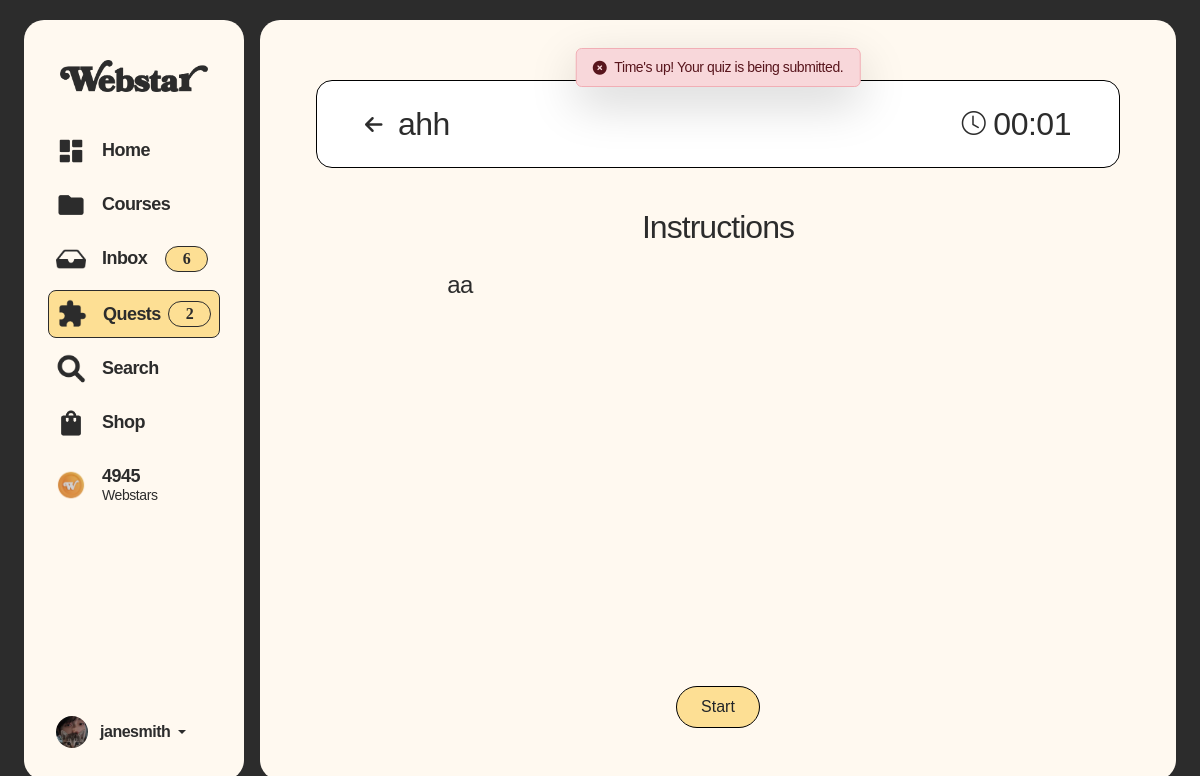
/test.php?testID=2 (signed in), run on the app's committed database.
### tables this page shows
CREATE TABLE `users` (
  `userID` int(11) NOT NULL,
  `password` varchar(1024) NOT NULL,
  `email` varchar(50) NOT NULL,
  `role` varchar(12) NOT NULL DEFAULT 'student',
  `userName` varchar(50) NOT NULL,
  `status` varchar(15) DEFAULT 'Active'
);

CREATE TABLE `profile` (
  `profileID` int(11) NOT NULL,
  `userID` int(11) NOT NULL,
  `bio` varchar(255) NOT NULL DEFAULT 'Welcome to my Webstar profile!',
  `webstars` int(11) DEFAULT 0,
  `emblemID` int(11) NOT NULL DEFAULT 1,
  `coverImageID` int(11) NOT NULL DEFAULT 1,
  `colorThemeID` int(11) NOT NULL DEFAULT 1,
  `starCard` int(11) DEFAULT NULL
);

CREATE TABLE `userinfo` (
  `userInfoID` int(11) NOT NULL,
  `userID` int(11) NOT NULL,
  `profilePicture` varchar(100) NOT NULL DEFAULT 'defaultProfile.png',
  `firstName` varchar(50) NOT NULL,
  `middleName` varchar(50) DEFAULT NULL,
  `lastName` varchar(50) NOT NULL,
  `studentID` varchar(50) DEFAULT NULL,
  `programID` varchar(50) DEFAULT '1',
  `gender` varchar(50) DEFAULT 'Other',
  `yearLevel` varchar(20) DEFAULT '1',
  `yearSection` int(11) DEFAULT 1,
  `schoolEmail` varchar(50) DEFAULT NULL,
  `facebookLink` text DEFAULT NULL,
  `linkedInLink` text DEFAULT NULL,
  `githubLink` text DEFAULT NULL,
  `createdAt` datetime NOT NULL,
  `isNewUser` int(1) NOT NULL DEFAULT 1
);

CREATE TABLE `tests` (
  `testID` int(5) NOT NULL,
  `assessmentID` int(5) NOT NULL,
  `generalGuidance` varchar(500) NOT NULL,
  `testTimelimit` int(5) DEFAULT NULL
);

CREATE TABLE `assessments` (
  `assessmentID` int(11) NOT NULL,
  `courseID` int(11) NOT NULL,
  `assessmentTitle` varchar(100) NOT NULL,
  `type` enum('Task','Test') DEFAULT 'Task',
  `deadline` datetime NOT NULL,
  `deadlineEnabled` tinyint(1) NOT NULL DEFAULT 0,
  `createdAt` datetime DEFAULT current_timestamp(),
  `isArchived` tinyint(1) NOT NULL DEFAULT 0
);

### test.php (the view, shortened to what the rows shown need)
<?php
include('shared/assets/database/connect.php');
$testID = $_GET['testID'];
$selectTestQuery = "SELECT assessmentTitle, generalGuidance FROM tests
                    INNER JOIN assessments
                        ON tests.assessmentID = assessments.assessmentID
                    WHERE testID = $testID";
$selectTestResult = executeQuery($selectTestQuery);
?>
<!doctype html>
<html lang="en">
<head>
    <link href="https://cdn.jsdelivr.net/npm/bootstrap@5.3.6/dist/css/bootstrap.min.css" rel="stylesheet"
>
    <link rel="stylesheet" href="https://cdn.jsdelivr.net/npm/bootstrap-icons@1.13.1/font/bootstrap-icons.min.css">
    <link rel="stylesheet" href="shared/assets/css/global-styles.css">
    <link rel="stylesheet" href="shared/assets/css/sidebar-and-container-styles.css">
    <link rel="stylesheet" href="shared/assets/css/index.css">
    <link href="https://cdnjs.cloudflare.com/ajax/libs/font-awesome/6.5.0/css/all.min.css" rel="stylesheet">
</head>
<body oncopy="return false" onpaste="return false" oncut="return false" oncontextmenu="return false" onselectstart="return false">
    <div class="container-fluid min-vh-100 d-flex justify-content-center align-items-center p-0 p-md-3"
        style="background-color: var(--black);">
        <div class="row w-100 m-0">
            <?php include 'shared/components/sidebar-for-desktop.php'; ?>
            <div class="col-12 col-md main-container m-0 p-0 mx-0 mx-md-2 p-md-4 overflow-auto">
                <div class="card border-0 px-3 pt-3 m-0 h-100 w-100 rounded-0 shadow-none"
                    style="background-color: transparent;">
                    <div class="container-fluid py-1 overflow-y-auto d-flex flex-column h-100 row-padding-top">
                        <div class="row flex-grow-1">
                            <div class="col-12 d-flex flex-column h-100">
                                <div class="row bg-white border border-black rounded-4 my-3 text-sbold mx-0 mx-md-1">
                                    <div class="quiz-nav col-12 d-flex flex-column flex-md-row align-items-center justify-content-between my-2 px-3 px-md-5 py-2 py-md-3">
                                        <div class="d-flex flex-row align-items-center mb-0">
                                            <a href="exam-info.php?testID=<?php echo $testID; ?>" class="text-decoration-none"><i class="d-none d-md-block announcement-arrow fa-lg fa-solid fa-arrow-left text-reg text-12 me-3"
                                                    style="color: var(--black);"></i></a>
                                            <?php
                                            if (mysqli_num_rows($selectTestResult) > 0) {
                                                mysqli_data_seek($selectTestResult, 0);
                                                while ($guideLines = mysqli_fetch_assoc($selectTestResult)) {
                                            ?>
                                                    <div class="text-center text-md-auto h2 m-0">
                                                        <?php echo $guideLines['assessmentTitle']; ?>
                                                    </div>
                                        </div>
                                        <div class="h2 mt-3 mt-md-0 mb-0 text-center text-md-end" id="timer">
                                        </div>
                                    </div>
                                </div>
                                <div class="row flex-grow-1">
                                    <div class="col-12 d-flex flex-column flex-grow-1">
                                        <div class="question-container">
                                            <div class="h2 text-reg text-center mt-4 fs-sm-6" id="question-number">
                                                <div class="text-sbold">
                                                    Instructions
                                                </div>
                                            </div>
                                            <div class="h2 text-sbold text-center mt-4 fs-sm-6" id="question-container">
                                                <div class="col-12 col-md-8 h4 text-reg mx-auto mt-4 px-3 px-md-0 text-center text-md-start fs-sm-6">
                                                    <?php echo $guideLines['generalGuidance']; ?>
                                            <?php
                                                }
                                            }
                                            ?>
                                                </div>
                                            </div>
                                        </div>
                                    </div>
                                </div>
                            </div>
                        </div>
                    </div>
                </div>
            </div>
        </div>
    </div>
</body>
</html>

### shared/components/sidebar-for-desktop.php (shortened to what the rows shown need)
<?php
include_once 'shared/assets/database/connect.php';
$userID = $_SESSION['userID'];
$usernameAndProfilePictureQuery = "
SELECT
    u.userName,
    ui.profilePicture,
    p.webstars
FROM users u
JOIN userinfo ui ON u.userID = ui.userID
JOIN profile p ON u.userID = p.userID
WHERE u.userID = $userID
";
$usernameAndProfilePictureResult = executeQuery($usernameAndProfilePictureQuery);
$userInformation = mysqli_fetch_assoc($usernameAndProfilePictureResult);
?>
<div class="col-auto d-none d-md-block">
    <div class="col-auto d-none d-md-block">
        <div class="row">
            <div class="card border-0 sidebar mx-2 p-2 overflow-y-auto" style="width: 220px;">
                <ul class="nav flex-column">
                    <div class="mt-1 end-0 mt-2 mx-3 mb-2 p-2 d-flex align-items-center">
                        <div class="d-flex flex-column align-items-start ps-2" style="line-height: 1.2;">
                            <a href="transactions.php" class="text-med text-18" style="text-decoration: none;">
                                <strong><?php echo $userInformation['webstars'] ?></strong>
                            </a>
                        </div>
                    </div>
                </ul>
                <div class="dropdown mt-auto p-4">
                    <a href="#" class="d-flex align-items-center text-decoration-none dropdown-toggle text-dark"
                        data-bs-toggle="dropdown" aria-expanded="false">
                        <img src="shared/assets/pfp-uploads/<?php echo $userInformation['profilePicture'] ?>" alt=""
                            width="32" height="32" class="rounded-circle me-2"
                            style="object-fit: cover; width: 32px; height: 32px; overflow: hidden;">
                        <strong class="text-dark text-med text-16 px-1 text-truncate" style="max-width:100px"
                            title=" <?php echo $userInformation['userName'] ?>">
                            <?php echo $userInformation['userName'] ?>
                        </strong>
                    </a>
                </div>
            </div>
        </div>
    </div>
</div>

### data on the page
users: profile.webstars "4945", userinfo.profilePicture (picture), userName "janesmith"
tests: assessmentID.assessmentTitle "ahh", generalGuidance "aa"

### other printed values
$displayInbox "6"
$displayTodo "2"
